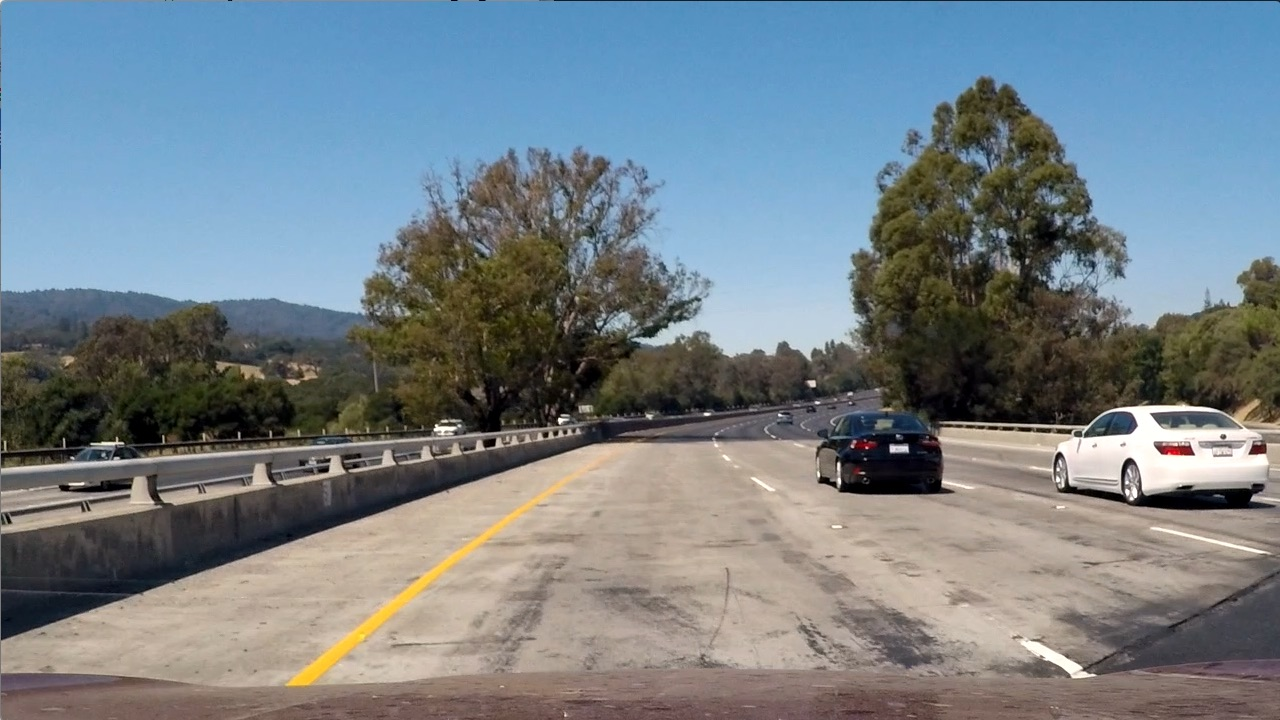
#> input picture submit/pro5/test_images/test1.jpg, 1280 x 720 px; its folder holds only this picture in this run
$ jupyter execute --allow-errors Vehicle_Detection.ipynb   (shell and % lines are left out)
#> lines starting #> are read from the running program, lines starting #| are printed output that depends on the picture
[cell 1]
#carnd-vehicle dectection
import cv2
import glob
import matplotlib.pyplot as plt
import random
import numpy as np
from box import *


image_list = []

vfiles = "vehicles/"
nvfiles = "vehicles/"

for filename in glob.glob('./CarND-Vehicle-Detection/test_images/*.jpg'):
    image_list.append(filename)

#index = random.randint(0, len(image_list)-1)
index = 0
jpgfile = image_list[index]
img = plt.imread(jpgfile)
#> img is the input picture: shape (720, 1280, 3); mean R, G, B 117.5, 128.7, 135.5
img_crop = img[300:650,500:,:]
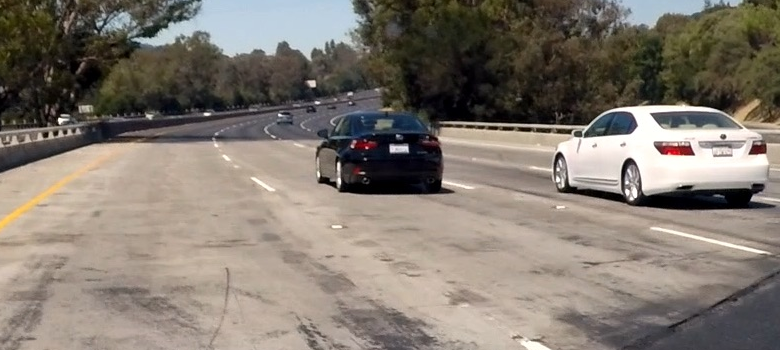
#> img_crop: shape (350, 780, 3); mean R, G, B 130.1, 121.3, 111.8
img_resize = cv2.resize(img_crop,(448,448))
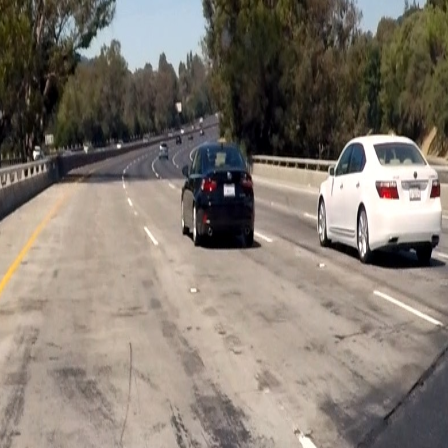
#> img_resize: shape (448, 448, 3); mean R, G, B 130, 121.2, 111.6

plt.figure(figsize=(4,4))
plt.imshow(img_resize, cmap="gray")

$ run again, on submit/pro5/test_images/test5.jpg
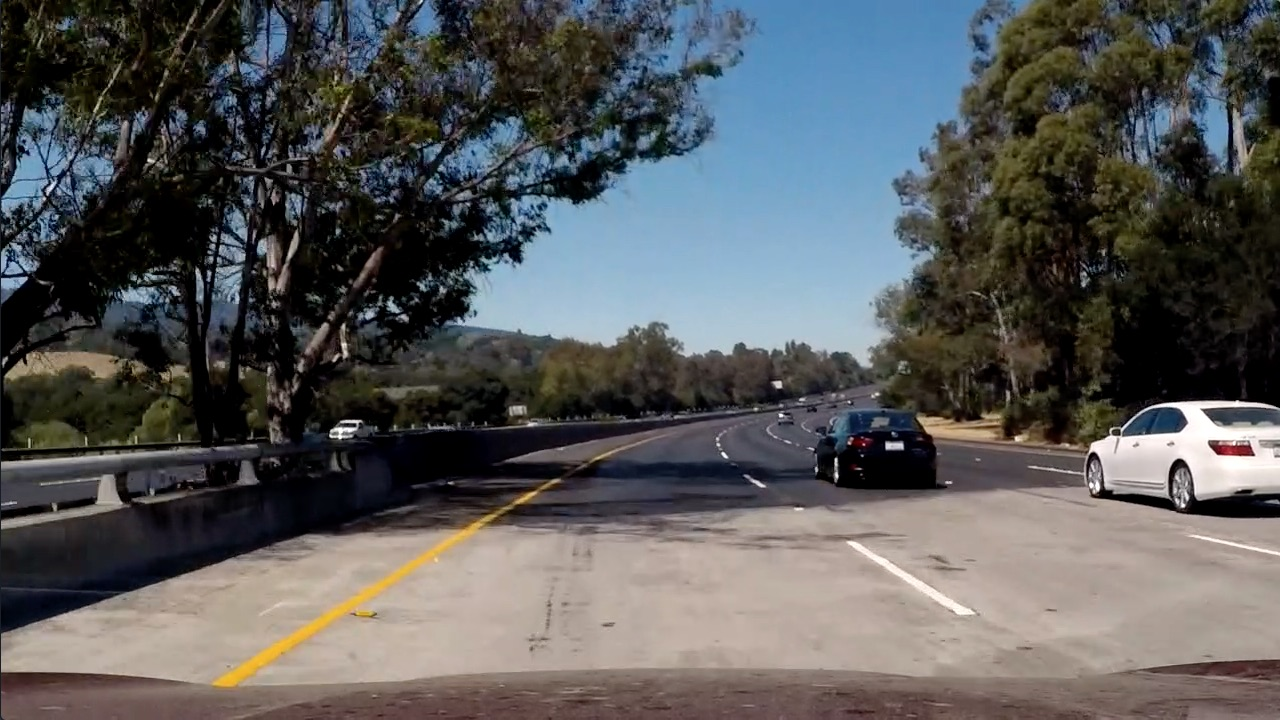
#> input picture submit/pro5/test_images/test5.jpg, 1280 x 720 px
#> img is the input picture: shape (720, 1280, 3); mean R, G, B 88.5, 89.3, 89.8
#> `img_crop = img[300:650,500:,:]`:
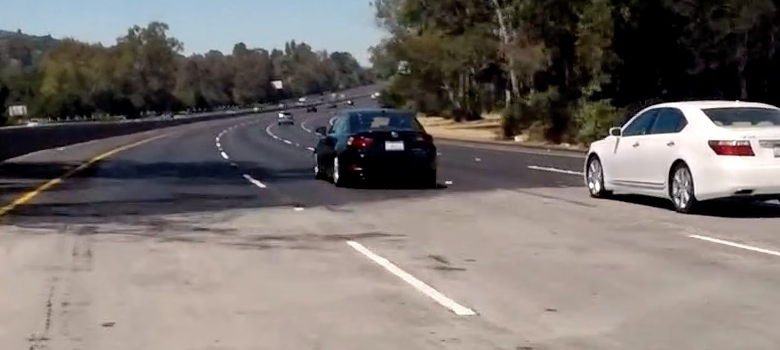
#> img_crop: shape (350, 780, 3); mean R, G, B 118.1, 111.3, 107.9
#> `img_resize = cv2.resize(img_crop,(448,448))`:
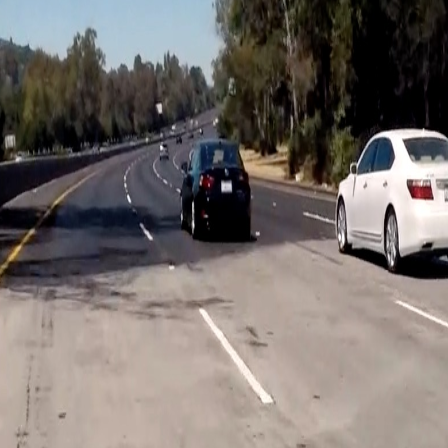
#> img_resize: shape (448, 448, 3); mean R, G, B 118, 111.2, 107.8

$ run again, on submit/pro5/test_images/test6.jpg
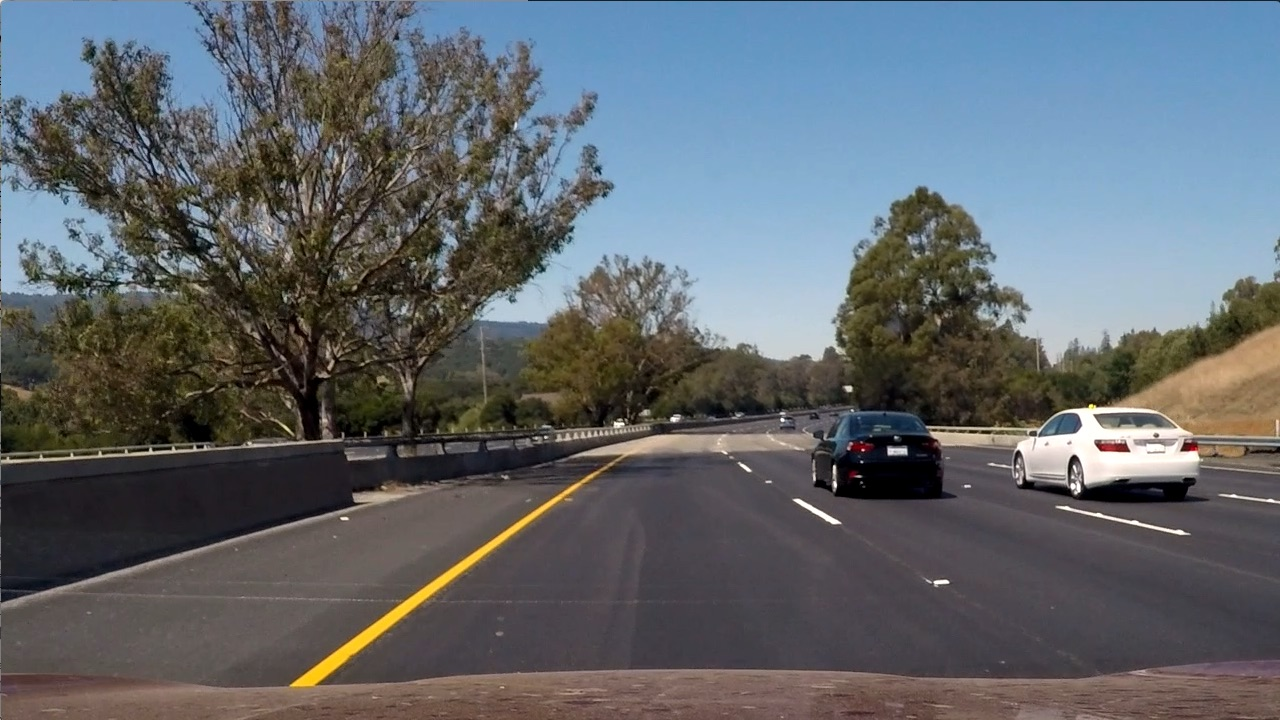
#> input picture submit/pro5/test_images/test6.jpg, 1280 x 720 px
#> img is the input picture: shape (720, 1280, 3); mean R, G, B 97, 102.6, 107.9
#> `img_crop = img[300:650,500:,:]`:
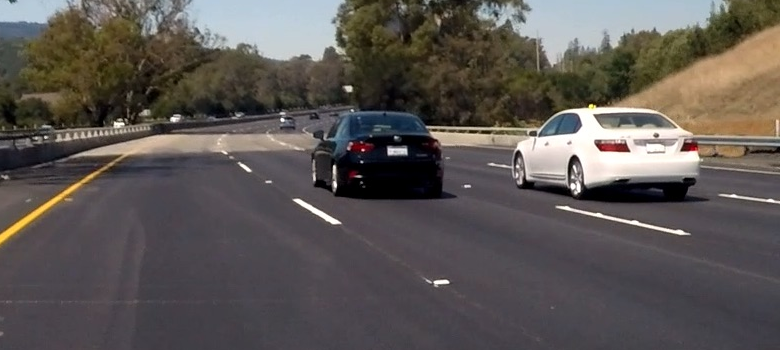
#> img_crop: shape (350, 780, 3); mean R, G, B 92.1, 86.6, 83.6
#> `img_resize = cv2.resize(img_crop,(448,448))`:
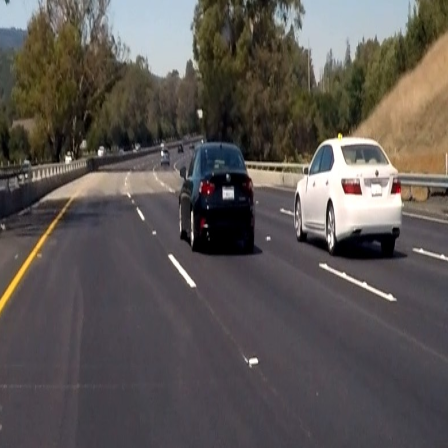
#> img_resize: shape (448, 448, 3); mean R, G, B 92, 86.5, 83.5

$ run again, on submit/pro5/test_images/test2.jpg
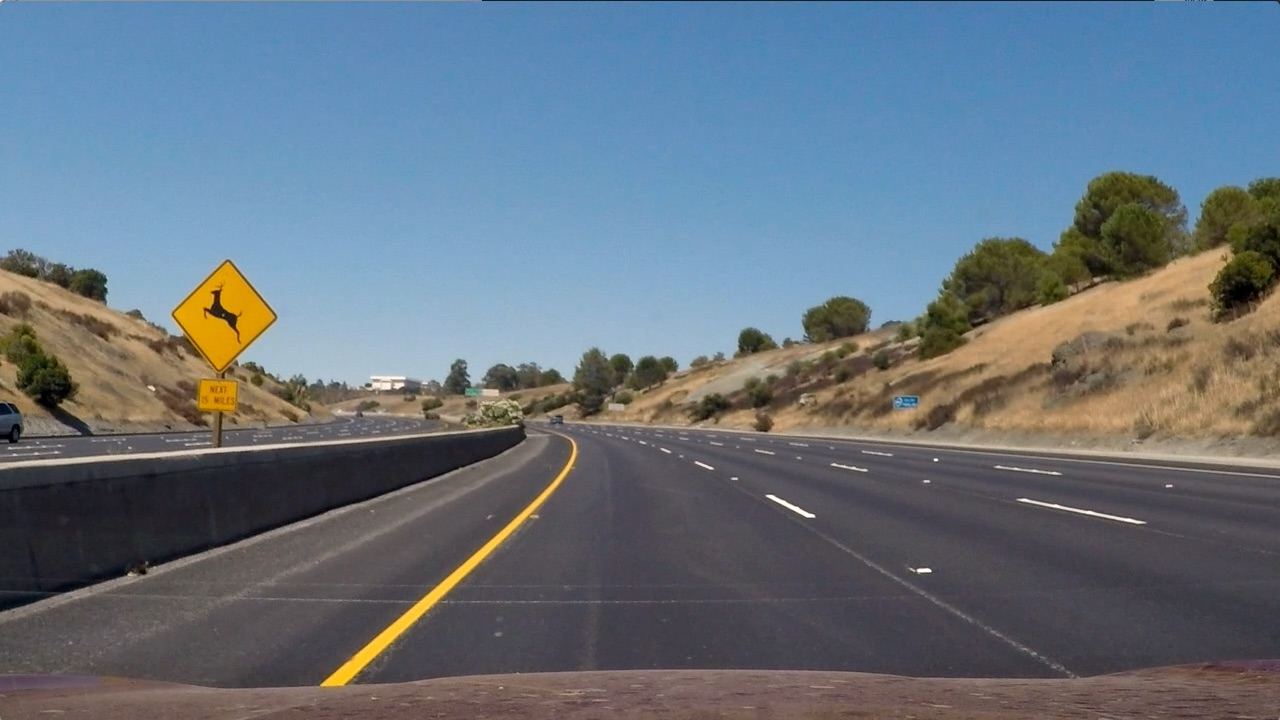
#> input picture submit/pro5/test_images/test2.jpg, 1280 x 720 px
#> img is the input picture: shape (720, 1280, 3); mean R, G, B 102.8, 114.6, 125.5
#> `img_crop = img[300:650,500:,:]`:
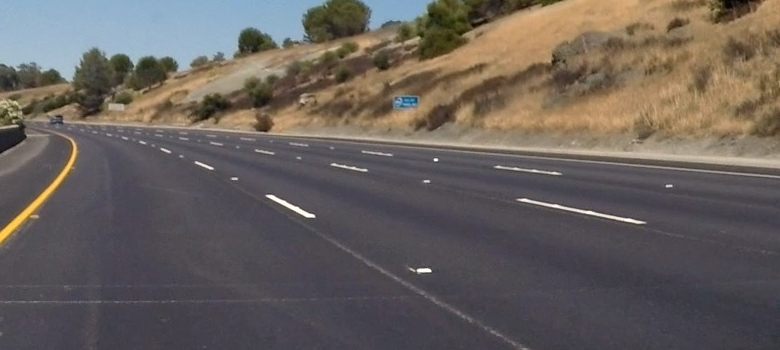
#> img_crop: shape (350, 780, 3); mean R, G, B 103.8, 96.6, 92.3
#> `img_resize = cv2.resize(img_crop,(448,448))`:
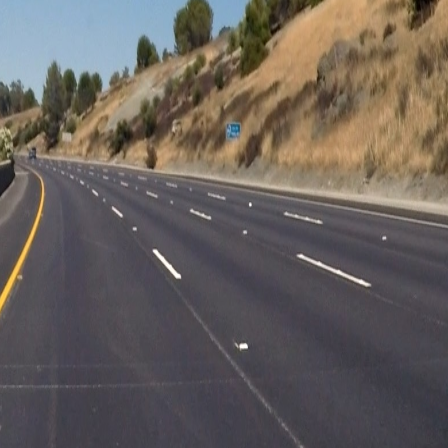
#> img_resize: shape (448, 448, 3); mean R, G, B 103.7, 96.5, 92.2

$ run again, on submit/pro5/test_images/test3.jpg
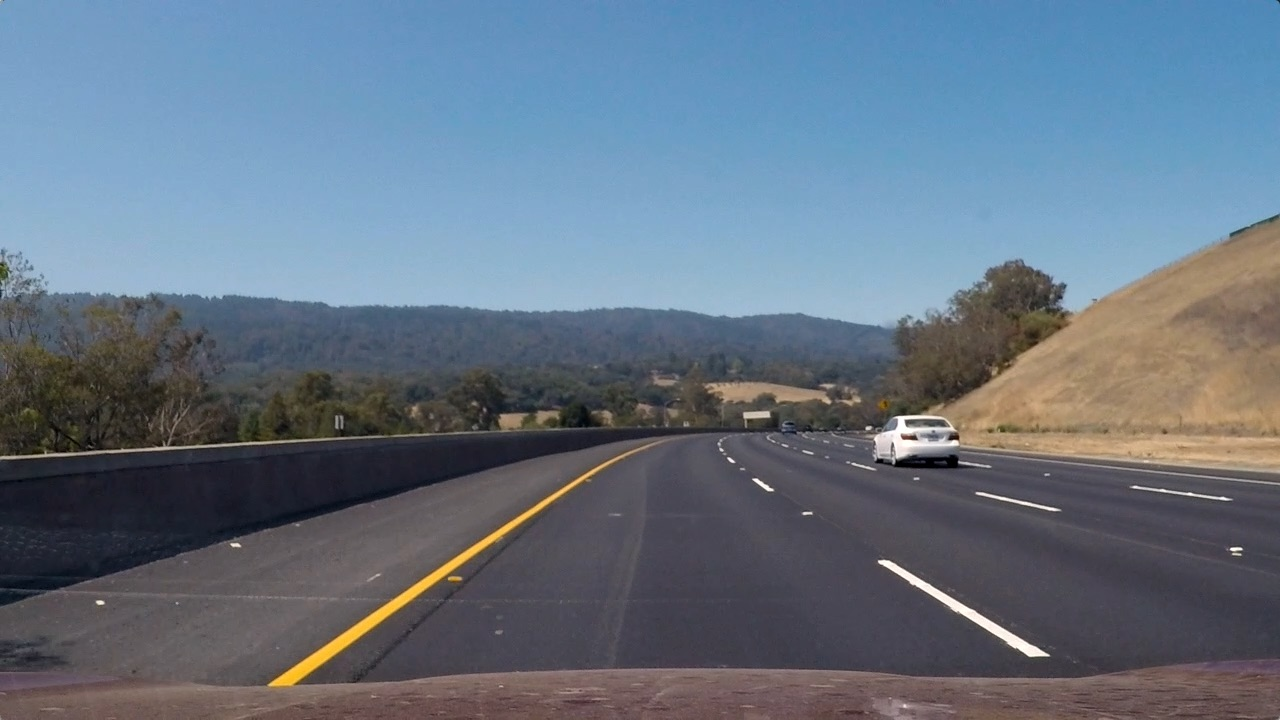
#> input picture submit/pro5/test_images/test3.jpg, 1280 x 720 px
#> img is the input picture: shape (720, 1280, 3); mean R, G, B 101.1, 115.3, 130.7
#> `img_crop = img[300:650,500:,:]`:
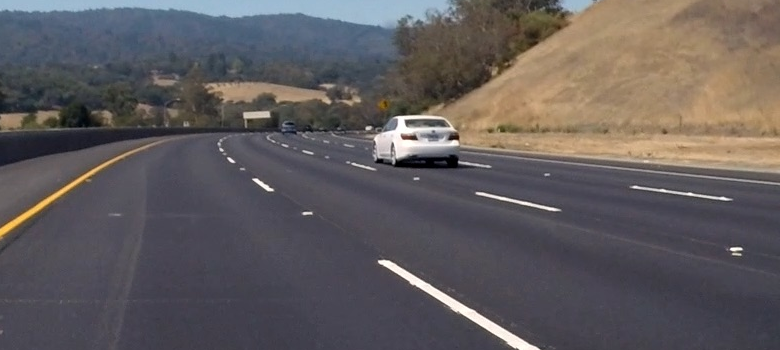
#> img_crop: shape (350, 780, 3); mean R, G, B 96.8, 91.7, 93.1
#> `img_resize = cv2.resize(img_crop,(448,448))`:
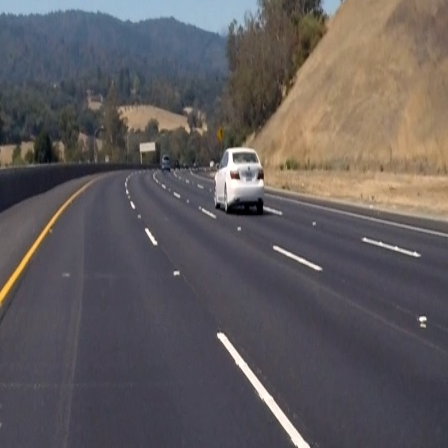
#> img_resize: shape (448, 448, 3); mean R, G, B 96.7, 91.6, 93
